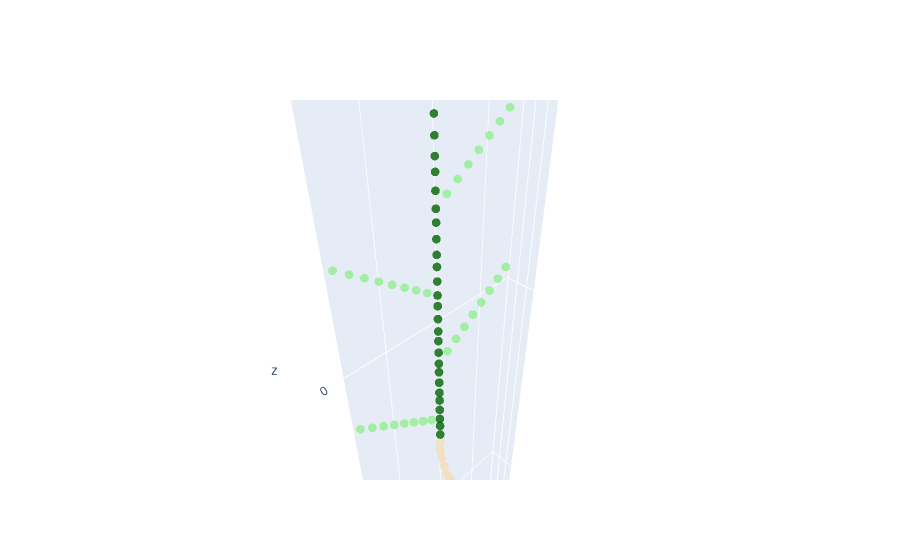
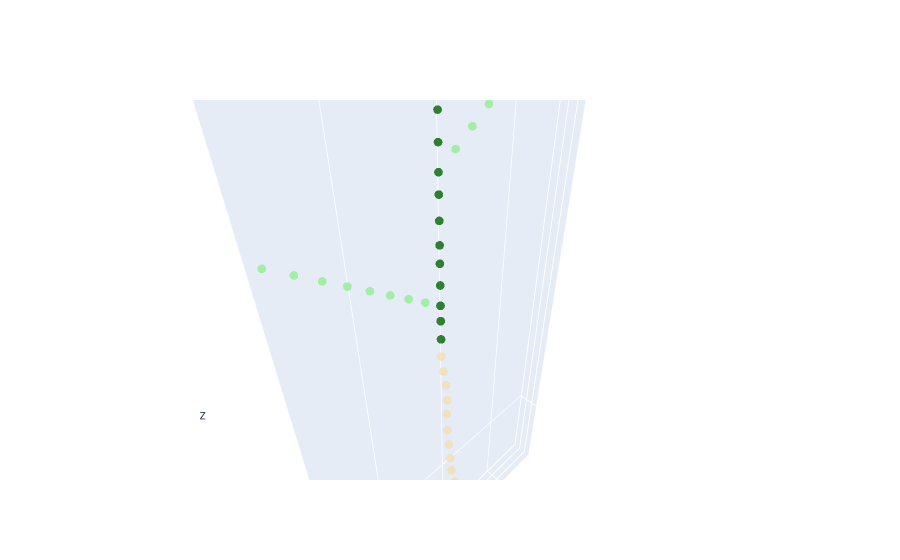

Notebook cell for these charts, in order:
### Markdown cell above
## 6. Change the length of the Stem
### 6.1 lmax: the maximal length
Length is controled by six parameters, among them, the maximal length is controled by lmax. if we only change the lmax, the growth will only depends on the time. Lets see what will happend if we only change the lmax of the main stem:

### Code cell
def change_parameter(input_name, output_name, organ_name, subtype , parameter_name, value_type, value):   
    all_parameter = ET.parse("../../modelparameter/plant/{}.xml".format(input_name)) # read the parameter file from xml file
    plant_parameter = all_parameter.getroot() # get the first level of parameters
    original_lmax = plant_parameter.find("./organ[@type='{}'][@subType='{}']/parameter[@name='{}']".format(organ_name, subtype, parameter_name)).get('{}'.format(value_type)) # get function to read the value
    # The '10' in the following line is the value that need to be changed change the value
    plant_parameter.find("./organ[@type='{}'][@subType='{}']/parameter[@name='{}']".format(organ_name, subtype, parameter_name)).set('{}'.format(value_type),'{}'.format(value)) # set function to read the value
    current_lmax = plant_parameter.find("./organ[@type='{}'][@subType='{}']/parameter[@name='{}']".format(organ_name, subtype, parameter_name)).get('{}'.format(value_type)) # get function to read the value
    print('original {} of {} organ with subtype {} is {}, changed to {}'.format(parameter_name, organ_name, subtype ,original_lmax, current_lmax))
    all_parameter.write('../../modelparameter/plant/{}.xml'.format(output_name))
change_parameter('PMA2018_new', 'testXML', 'stem', '1', 'lmax', 'value','10')
name = 'testXML.xml'
smallplant = CPlantBox(name, time, name) # make a plant object in python
fig = visual_plant(smallplant)    
fig.show()
# Try to change the "10" to 5
change_parameter('PMA2018_new', 'testXML', 'stem', '1', 'lmax', 'value','5')
smallplant = CPlantBox(name, time, name) # make a plant object in python
fig = visual_plant(smallplant)    
fig.show()

### Figure 1 — Plotly figure (JSON) as saved in the notebook; plotly's stock layout.template omitted (floating-point values rounded to 4 significant figures)
{"data": [{"marker": {"color": [2, 2, 2, 2, 2, 2, 2, 2, 2, 2, 2, 2, 2, 3, 3, 3, 4, 4, 4, 4, 4, 4, 4, 4, 3, 3, 3, 3, 3, 3, 4, 4, 4, 4, 4, 4, 4, 4, 3, 3, 3, 3, 3, 3, 4, 4, 4, 4, 4, 4, 4, 4, 3, 3, 3, 3, 3, 3, 4, 4, 4, 4, 4, 4, 4, 4, 3, 3, 3, 3, 3, 3, 4, 4, 4, 4, 4, 4, 4, 4, 3, 3, 3, 3, 3, 3, 4, 4, 4, 4, 4, 4, 4, 4, 3, 3, 3, 3, 3, 3, 4, 4, 4, 4, 4, 4, 4, 4, 3, 3, 3], "colorscale": [[0, "wheat"], [0.5, "darkgreen"], [1, "lightgreen"]], "opacity": 0.8, "size": 3}, "mode": "markers", "name": "plant", "type": "scatter3d", "x": [0, 1.644e-05, -0.0002442, -0.0004193, -0.0006234, -0.001487, -0.002258, -0.002917, -0.003578, -0.004256, -0.005265, -0.006245, -0.007224, 0, 0, 0, 0.002023, 0.004045, 0.006068, 0.00809, 0.01011, 0.01214, 0.01416, 0.01618, 0, 0, 0, 0, 0, 0, -0.002023, -0.004045, -0.006068, -0.00809, -0.01011, -0.01214, -0.01416, -0.01618, 0, 0, 0, 0, 0, 0, 0.002023, 0.004045, 0.006068, 0.00809, 0.01011, 0.01214, 0.01416, 0.01618, 0, 0, 0, 0, 0, 0, -0.002023, -0.004045, -0.006068, -0.00809, -0.01011, -0.01214, -0.01416, -0.01618, 0, 0, 0, 0, 0, 0, 0.002023, 0.004045, 0.006068, 0.00809, 0.01011, 0.01214, 0.01416, 0.01618, 0, 0, 0, 0, 0, 0, -0.002023, -0.004045, -0.006068, -0.00809, -0.01011, -0.01214, -0.01416, -0.01618, 0, 0, 0, 0, 0, 0, 0.002023, 0.004045, 0.006068, 0.00809, 0.01011, 0.01214, 0.01416, 0.01618, 0, 0, 0], "y": [0, -3.592e-05, 5.594e-06, 0.0005659, 0.001013, 0.001219, 0.001593, 0.002328, 0.003138, 0.0037, 0.004332, 0.004837, 0.005342, 0, 0, 0, -2.477e-19, -4.954e-19, -7.431e-19, -9.908e-19, -1.238e-18, -1.486e-18, -1.734e-18, -1.982e-18, 0, 0, 0, 0, 0, 0, 4.954e-19, 9.908e-19, 1.486e-18, 1.982e-18, 2.477e-18, 2.972e-18, 3.468e-18, 3.963e-18, 0, 0, 0, 0, 0, 0, -7.431e-19, -1.486e-18, -2.229e-18, -2.972e-18, -3.715e-18, -4.458e-18, -5.201e-18, -5.945e-18, 0, 0, 0, 0, 0, 0, 9.908e-19, 1.982e-18, 2.972e-18, 3.963e-18, 4.954e-18, 5.945e-18, 6.935e-18, 7.926e-18, 0, 0, 0, 0, 0, 0, -1.238e-18, -2.477e-18, -3.715e-18, -4.954e-18, -6.192e-18, -7.431e-18, -8.669e-18, -9.908e-18, 0, 0, 0, 0, 0, 0, 1.486e-18, 2.972e-18, 4.458e-18, 5.945e-18, 7.431e-18, 8.917e-18, 1.04e-17, 1.189e-17, 0, 0, 0, 0, 0, 0, -1.734e-18, -3.468e-18, -5.201e-18, -6.935e-18, -8.669e-18, -1.04e-17, -1.214e-17, -1.387e-17, 0, 0, 0], "z": [-0.03, -0.0325, -0.03499, -0.03742, -0.03987, -0.0422, -0.04455, -0.04685, -0.04912, -0.05146, -0.05366, -0.0559, -0.05815, -0.0275, -0.025, -0.023, -0.02153, -0.02006, -0.01859, -0.01712, -0.01565, -0.01418, -0.01271, -0.01124, -0.0205, -0.018, -0.016, -0.0135, -0.011, -0.009, -0.007531, -0.006061, -0.004592, -0.003122, -0.001653, -0.0001832, 0.001286, 0.002756, -0.0065, -0.004, -0.002, 0.0005, 0.003, 0.005, 0.006469, 0.007939, 0.009408, 0.01088, 0.01235, 0.01382, 0.01529, 0.01676, 0.0075, 0.01, 0.012, 0.0145, 0.017, 0.019, 0.02047, 0.02194, 0.02341, 0.02488, 0.02635, 0.02782, 0.02929, 0.03076, 0.0215, 0.024, 0.026, 0.0285, 0.031, 0.033, 0.03447, 0.03594, 0.03741, 0.03888, 0.04035, 0.04182, 0.04329, 0.04476, 0.0355, 0.038, 0.04, 0.0425, 0.045, 0.047, 0.04847, 0.04994, 0.05141, 0.05288, 0.05435, 0.05582, 0.05729, 0.05876, 0.0495, 0.052, 0.054, 0.0565, 0.059, 0.061, 0.06247, 0.06394, 0.06541, 0.06688, 0.06835, 0.06982, 0.07129, 0.07276, 0.0635, 0.066, 0.068]}], "layout": {"autosize": true, "scene": {"aspectmode": "data", "aspectratio": {"x": 1, "y": 1, "z": 1}, "domain": {"x": [0, 1], "y": [0, 1]}}}}

### Figure 2 — Plotly figure (JSON) as saved in the notebook; plotly's stock layout.template omitted (floating-point values rounded to 4 significant figures)
{"data": [{"marker": {"color": [2, 2, 2, 2, 2, 2, 2, 2, 2, 2, 2, 2, 2, 3, 3, 3, 4, 4, 4, 4, 4, 4, 4, 4, 3, 3, 3, 3, 3, 3, 4, 4, 4, 4, 4, 4, 4, 4, 3, 3, 3, 3, 3, 3, 4, 4, 4, 4, 4, 4, 4, 4, 3, 3, 3, 3, 3, 3], "colorscale": [[0, "wheat"], [0.5, "darkgreen"], [1, "lightgreen"]], "opacity": 0.8, "size": 3}, "mode": "markers", "name": "plant", "type": "scatter3d", "x": [0, -0.0002898, -0.0006433, -0.0007015, -0.0006185, -0.0002894, -0.0002388, -0.0001811, -0.0001779, -0.0004483, -0.0004593, -0.0005752, -0.0004965, 0, 0, 0, 0.002023, 0.004045, 0.006068, 0.00809, 0.01011, 0.01214, 0.01416, 0.01618, 0, 0, 0, 0, 0, 0, -0.002023, -0.004045, -0.006068, -0.00809, -0.01011, -0.01214, -0.01416, -0.01618, 0, 0, 0, 0, 0, 0, 0.002023, 0.004045, 0.006068, 0.00809, 0.01011, 0.01214, 0.01416, 0.01618, 0, 0, 0, 0, 0, 0], "y": [0, 1.938e-05, 8.105e-05, 0.000211, 0.0001521, 0.0005784, 0.0009184, 0.001256, 0.001447, 0.001839, 0.002049, 0.002332, 0.002754, 0, 0, 0, -2.477e-19, -4.954e-19, -7.431e-19, -9.908e-19, -1.238e-18, -1.486e-18, -1.734e-18, -1.982e-18, 0, 0, 0, 0, 0, 0, 4.954e-19, 9.908e-19, 1.486e-18, 1.982e-18, 2.477e-18, 2.972e-18, 3.468e-18, 3.963e-18, 0, 0, 0, 0, 0, 0, -7.431e-19, -1.486e-18, -2.229e-18, -2.972e-18, -3.715e-18, -4.458e-18, -5.201e-18, -5.945e-18, 0, 0, 0, 0, 0, 0], "z": [-0.03, -0.03248, -0.03496, -0.03745, -0.03995, -0.04239, -0.04487, -0.04734, -0.04984, -0.05229, -0.05478, -0.05726, -0.05973, -0.0275, -0.025, -0.023, -0.02153, -0.02006, -0.01859, -0.01712, -0.01565, -0.01418, -0.01271, -0.01124, -0.0205, -0.018, -0.016, -0.0135, -0.011, -0.009, -0.007531, -0.006061, -0.004592, -0.003122, -0.001653, -0.0001832, 0.001286, 0.002756, -0.0065, -0.004, -0.002, 0.0005, 0.003, 0.005, 0.006469, 0.007939, 0.009408, 0.01088, 0.01235, 0.01382, 0.01529, 0.01676, 0.0075, 0.01, 0.012, 0.0145, 0.017, 0.019]}], "layout": {"autosize": true, "scene": {"aspectmode": "data", "aspectratio": {"x": 1, "y": 1, "z": 1}, "domain": {"x": [0, 1], "y": [0, 1]}}}}
